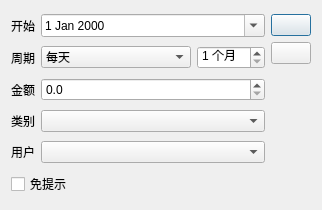
<?xml version="1.0" encoding="UTF-8"?>
<ui version="4.0">
 <class>AutoDialogClass</class>
 <widget class="QDialog" name="AutoDialogClass">
  <property name="geometry">
   <rect>
    <x>0</x>
    <y>0</y>
    <width>322</width>
    <height>210</height>
   </rect>
  </property>
  <property name="windowIcon">
   <iconset resource="Money.qrc">
    <normaloff>:/Images/add_user.png</normaloff>:/Images/add_user.png</iconset>
  </property>
  <layout class="QGridLayout" name="gridLayout">
   <item row="0" column="0">
    <widget class="QLabel" name="label">
     <property name="text">
      <string>开始</string>
     </property>
    </widget>
   </item>
   <item row="0" column="1">
    <widget class="QDateEdit" name="dateEdit">
     <property name="sizePolicy">
      <sizepolicy hsizetype="MinimumExpanding" vsizetype="Fixed">
       <horstretch>0</horstretch>
       <verstretch>0</verstretch>
      </sizepolicy>
     </property>
     <property name="calendarPopup">
      <bool>true</bool>
     </property>
    </widget>
   </item>
   <item row="0" column="2" rowspan="6">
    <layout class="QVBoxLayout">
     <item>
      <widget class="QPushButton" name="buttonOK">
       <property name="icon">
        <iconset resource="Money.qrc">
         <normaloff>:/Images/apply.png</normaloff>:/Images/apply.png</iconset>
       </property>
       <property name="iconSize">
        <size>
         <width>32</width>
         <height>32</height>
        </size>
       </property>
      </widget>
     </item>
     <item>
      <widget class="QPushButton" name="buttonCancel">
       <property name="icon">
        <iconset resource="Money.qrc">
         <normaloff>:/Images/editdelete.png</normaloff>:/Images/editdelete.png</iconset>
       </property>
       <property name="iconSize">
        <size>
         <width>32</width>
         <height>32</height>
        </size>
       </property>
      </widget>
     </item>
     <item>
      <spacer>
       <property name="orientation">
        <enum>Qt::Vertical</enum>
       </property>
       <property name="sizeHint" stdset="0">
        <size>
         <width>20</width>
         <height>40</height>
        </size>
       </property>
      </spacer>
     </item>
    </layout>
   </item>
   <item row="1" column="0">
    <widget class="QLabel" name="label_4">
     <property name="text">
      <string>周期</string>
     </property>
    </widget>
   </item>
   <item row="1" column="1">
    <layout class="QHBoxLayout" name="horizontalLayout">
     <item>
      <widget class="QComboBox" name="comboBoxInterval">
       <property name="sizePolicy">
        <sizepolicy hsizetype="MinimumExpanding" vsizetype="Fixed">
         <horstretch>0</horstretch>
         <verstretch>0</verstretch>
        </sizepolicy>
       </property>
       <property name="currentIndex">
        <number>0</number>
       </property>
       <item>
        <property name="text">
         <string>每天</string>
        </property>
       </item>
       <item>
        <property name="text">
         <string>每周</string>
        </property>
       </item>
       <item>
        <property name="text">
         <string>每月</string>
        </property>
       </item>
       <item>
        <property name="text">
         <string>每年</string>
        </property>
       </item>
       <item>
        <property name="text">
         <string>自定义</string>
        </property>
       </item>
      </widget>
     </item>
     <item>
      <widget class="QSpinBox" name="spinBoxMonths">
       <property name="suffix">
        <string> 个月</string>
       </property>
       <property name="minimum">
        <number>1</number>
       </property>
      </widget>
     </item>
    </layout>
   </item>
   <item row="2" column="0">
    <widget class="QLabel" name="label_2">
     <property name="text">
      <string>金额</string>
     </property>
    </widget>
   </item>
   <item row="3" column="0">
    <widget class="QLabel" name="label_3">
     <property name="text">
      <string>类别</string>
     </property>
    </widget>
   </item>
   <item row="3" column="1">
    <widget class="CategoryComboBox" name="comboBoxCategory">
     <property name="sizePolicy">
      <sizepolicy hsizetype="MinimumExpanding" vsizetype="Fixed">
       <horstretch>0</horstretch>
       <verstretch>0</verstretch>
      </sizepolicy>
     </property>
    </widget>
   </item>
   <item row="4" column="0">
    <widget class="QLabel" name="label_5">
     <property name="text">
      <string>用户</string>
     </property>
    </widget>
   </item>
   <item row="4" column="1">
    <widget class="CategoryComboBox" name="comboBoxUser">
     <property name="sizePolicy">
      <sizepolicy hsizetype="MinimumExpanding" vsizetype="Fixed">
       <horstretch>0</horstretch>
       <verstretch>0</verstretch>
      </sizepolicy>
     </property>
    </widget>
   </item>
   <item row="5" column="0" colspan="2">
    <widget class="QCheckBox" name="checkBox">
     <property name="text">
      <string>免提示</string>
     </property>
    </widget>
   </item>
   <item row="2" column="1">
    <widget class="QDoubleSpinBox" name="doubleSpinBox">
     <property name="decimals">
      <number>1</number>
     </property>
     <property name="maximum">
      <double>100000.000000000000000</double>
     </property>
    </widget>
   </item>
  </layout>
 </widget>
 <layoutdefault spacing="6" margin="11"/>
 <customwidgets>
  <customwidget>
   <class>CategoryComboBox</class>
   <extends>QComboBox</extends>
   <header>CategoryComboBox.h</header>
  </customwidget>
 </customwidgets>
 <resources>
  <include location="Money.qrc"/>
 </resources>
 <connections>
  <connection>
   <sender>buttonOK</sender>
   <signal>clicked()</signal>
   <receiver>AutoDialogClass</receiver>
   <slot>accept()</slot>
   <hints>
    <hint type="sourcelabel">
     <x>219</x>
     <y>22</y>
    </hint>
    <hint type="destinationlabel">
     <x>143</x>
     <y>-23</y>
    </hint>
   </hints>
  </connection>
  <connection>
   <sender>buttonCancel</sender>
   <signal>clicked()</signal>
   <receiver>AutoDialogClass</receiver>
   <slot>reject()</slot>
   <hints>
    <hint type="sourcelabel">
     <x>239</x>
     <y>86</y>
    </hint>
    <hint type="destinationlabel">
     <x>217</x>
     <y>112</y>
    </hint>
   </hints>
  </connection>
 </connections>
</ui>
